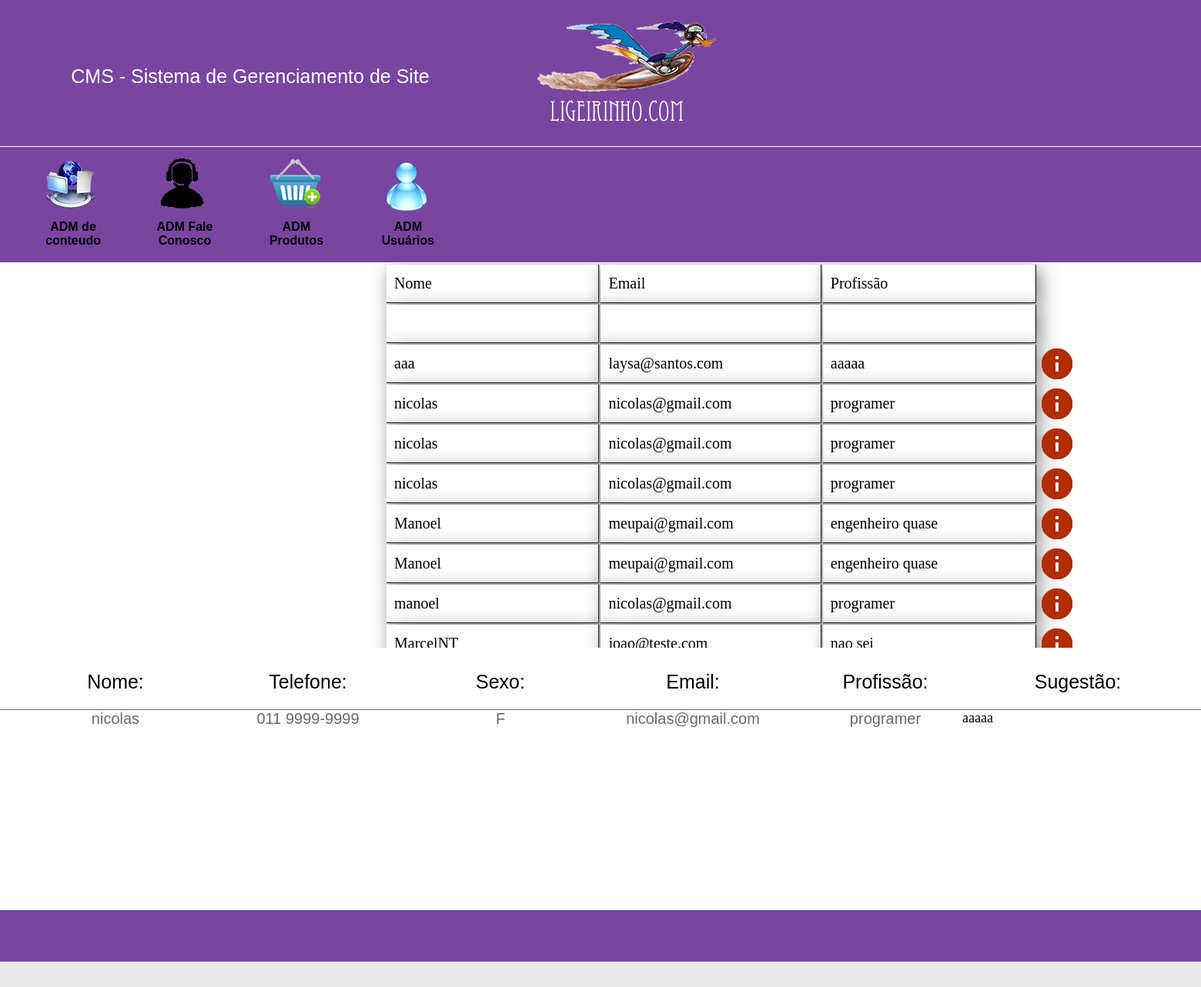
The app's page /CMS/admfale.php?modo=info&codigo=2 with its own data.
### tables this page shows
CREATE TABLE `tblformulario` (
  `idformulario` int(11) NOT NULL AUTO_INCREMENT,
  `nome` varchar(50) NOT NULL,
  `telefone` varchar(20) NOT NULL,
  `dtNasc` date NOT NULL,
  `sexo` varchar(1) NOT NULL,
  `email` varchar(60) NOT NULL,
  `profissao` varchar(20) NOT NULL,
  `sugestao` text NOT NULL,
  PRIMARY KEY (`idformulario`)
);

### CMS/admfale.php (the view, shortened to what this page needs)
<?php
	$nomeZ=null;
	$telefone = null;
	$sexo = null;
	$email = null;
	$profissao = null;
	$sugestao = null;
	if(isset($_GET['modo'])){
		$codigo = $_GET['codigo'];
		$sql = "select * from tblformulario where idformulario=".$codigo;
		$select = mysql_query($sql);
		if($rsconsulta=mysql_fetch_array($select)){
			$nomeZ = $rsconsulta['nome'];
			$telefone = $rsconsulta['telefone'];
			$sexo = $rsconsulta['sexo'];
			$email = $rsconsulta['email'];
			$profissao = $rsconsulta['profissao'];
			$sugestao = $rsconsulta['sugestao'];
		}
	}
?>
<html>
	<head>
		<link rel="stylesheet" type="text/css" href="css/styleadm.css">
	</head>
	<body>
		<div class="principal1">
			<header id="cabecalho">
				<div class="tituloadm">
					CMS - Sistema de Gerenciamento de Site
				</div>
				<div class="logoadm">
					<img src="Imagens/logou.png">
				</div>
			</header>
			<div id="menu">
				<nav >
					<div class="esquerda" >
						<div class="funcoes">
							<a href="admconteudo.php">
								<div class="icone">
									<img src="Imagens/conteudo.png">
								</div>
								<div class="titulofuncoes">
									ADM de conteudo
								</div>
							</a>
						</div>
						<div class="funcoes">
							<a href="admfale.php">
								<div class="icone">
									<img src="Imagens/contato.png">
								</div>
								<div class="titulofuncoes">
									ADM Fale Conosco
								</div>
							</a>
						</div>
						<div class="funcoes">
							<a href="admproduto.php">
								<div class="icone">
									<img src="Imagens/produto.png">
								</div>
								<div class="titulofuncoes">
									ADM Produtos
								</div>
							</a>
						</div>
						<div class="funcoes">
							<a href="admusuario.php">
								<div class="icone">
									<img src="Imagens/usuario.png">
								</div>
								<div class="titulofuncoes">
									ADM Usuários
								</div>
							</a>
						</div>
					</div>
				</nav>
			</div>
			<section id="conteudo10">
				<div class="contFaleConosco">
					<form name="frmFaleConosco" method="GET" action="admfale.php">
						<table>
							<tr>
								<td class="td21">Nome</td>
								<td class="td21">Email</td>
								<td class="td21">Profissão</td>
							</tr>
							<tr>
								<td class="td21"></td>
								<td class="td21"></td>
								<td class="td21"></td>
							</tr>
							<?php
								$sql = "select * from tblformulario";
								$select = mysql_query($sql);
								while($rs=mysql_fetch_array($select)){
							?>
							<tr>
								<td class="td21"><?php echo ($rs['nome']); ?></td>
								<td class="td21"><?php echo ($rs['email']); ?></td>
								<td class="td21"><?php echo ($rs['profissao']); ?></td>
								<td class="td201">
									<a href="admfale.php?modo=info&codigo=<?php echo($rs['idformulario']);?>">
									<img src="Imagens/info1.png">
									</a>
								</td>
							</tr>
							<?php
								}
							?>
						</table>
					</form>
				</div>
			</section>
			<div class="mostrarCadastros">
				<div class="aaa">
				</div>
				<div class="controladorFale">
					<div class="tituloFaleConosco">
						<div class="tituloFale">
							Nome:
						</div>
						<div class="tituloFale">
							Telefone:
						</div>
						<div class="tituloFale">
							Sexo:
						</div>
						<div class="tituloFale">
							Email:
						</div>
						<div class="tituloFale">
							Profissão:
						</div>
						<div class="tituloFale">
							Sugestão:
						</div>
					</div>
					<div class="selectInformações">
						<div class="contFale">
							 <?php echo($nomeZ); ?>
						</div>
						<div class="contFale">
							<?php echo($telefone); ?>
						</div>
						<div class="contFale">
							<?php echo($sexo); ?>
						</div>
						<div class="contFale">
							<?php echo($email); ?>
						</div>
						<div class="contFale">
							<?php echo($profissao); ?>
						</div>
						<div class="contSugestao">
							<?php echo($sugestao); ?>
						</div>
					</div>
				</div>
			</div>
			<footer id="rodape">
			</footer>
		</div>
	</body>
</html>

### CMS/css/styleadm.css (style rules this page uses)
body { padding:0px; margin:0px; background-color:rgba(211,211,211, 0.5); }
.principal1 { width:1900px; height:1250px; margin-left:auto; margin-right:auto; border:solid 0px black; background-color:rgba(75,0,130,0.7); }
#cabecalho { width:100%; height:190px; border-bottom:solid 1px white; }
.tituloadm { width:610px; height:100px; margin-top:85px; margin-left:20px; float:left; font-size:25px; font-family:arial; color:white; text-align:center; }
.logoadm { width:290px; height:150px; margin-top:15px; float:left; }
#menu { width:100%; height:150px; border-bottom:solid 1px white; }
.esquerda { width:620px; height:150px; float:left; }
.funcoes { width:100px; height:130px; float:left; margin-left:45px; margin-top:15px; }
.icone { width:100%; height:70px; }
.titulofuncoes { width:100%; height:40px; margin-top:10px; color:black; text-align:center; font-family:arial; font-weight:bold; }
a { text-decoration: none; color: #000; }
#conteudo10 { width:100%; height:500px; background-color:white; overflow:scroll; }
.mostrarCadastros { width:100%; height:340px; background-color:white; }
.aaa { width:100%; height:30px; background-color:white; }
#rodape { width:100%; height:200px; border-top:solid 1px white; height:100px; }
.td21 { width:280px; height:50px; border-right:solid 1px black; border-bottom:solid 1px black; font-family:consolas; box-shadow:5px 5px 25px grey; padding:10px; font-size:20px; background-color:white; }
.td201 { width:30px; }
.contFaleConosco { width:900px; height:300px; margin-left:auto; margin-right:auto; background-color:white; }
.contSugestao { width:400px; height:250px; background-color:white; float:left; font-size:18px; }
.controladorFale { width:100%; height:310px; background-color:white; }
.tituloFaleConosco { width:100%; height:50px; background-color:white; border-bottom:solid 1px #696969; }
.tituloFale { width:200px; height:50px; background-color:width; float:left; margin-left:50px; text-align:center; font-size:25px; font-family:arial; }
.contFale { width:200px; height:50px; background-color:width; float:left; margin-left:50px; text-align:center; font-size:20px; font-family:arial; color:#696969; }
.selectInformações { width:100%; height:240px; background-color:white; }

### records on screen
tblformulario: nome "aaa", email "laysa@santos.com", profissao "aaaaa"
tblformulario: nome "nicolas", email "nicolas@gmail.com", profissao "programer", telefone "011 9999-9999", sexo "F", sugestao "aaaaa"
tblformulario: nome "nicolas", email "nicolas@gmail.com", profissao "programer"
tblformulario: nome "nicolas", email "nicolas@gmail.com", profissao "programer"
tblformulario: nome "Manoel", email "meupai@gmail.com", profissao "engenheiro quase"
tblformulario: nome "Manoel", email "meupai@gmail.com", profissao "engenheiro quase"
tblformulario: nome "manoel", email "nicolas@gmail.com", profissao "programer"
tblformulario: nome "MarcelNT", email "joao@teste.com", profissao "nao sei"
